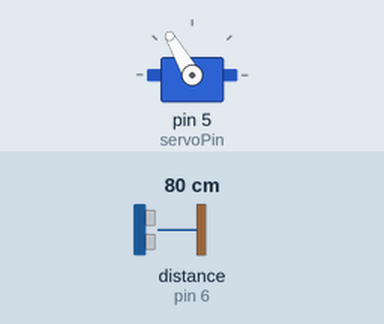
Recording of a sketch running on a simulated Arduino Uno, built with avr-gcc and run on an emulated ATmega328P. Shown: servo. Wiring (inferred from the names in the program): ultrasonic range finder: trigger pin 7; echo pin 6. Inputs (shaded band) come from the test bench; at power-on: distance to the obstacle (sensor on pin 6) 80 cm. The echo pulse lasts 58.3 µs per cm; what the sketch prints to the serial monitor is not drawn.

Above: at 0.05 s.
Timing chart, 0 to 4.8 s (numbered marks = the images above):
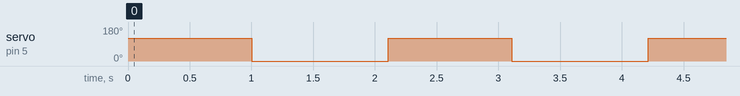

The sketch:

CaptureTheFlag.ino
```cpp
#include <Servo.h>
  const int echoPin = 6;
  const int trigPin = 7;
  const int servoPin = 5;
  Servo myServo;
  int val;
  bool run = false;


void setup() {
  myServo.attach(servoPin);

  //ultrasonic
  Serial.begin(9600);
  pinMode(echoPin, INPUT);
  pinMode(trigPin, OUTPUT);
  Serial.println("Ultrasonic sensor:");

}

float readSensorData() {
  digitalWrite(trigPin, LOW);
  delayMicroseconds(2);
  digitalWrite(trigPin, HIGH);
  delayMicroseconds(10);
  digitalWrite(trigPin, LOW);
  float distance = pulseIn(echoPin, HIGH) / 58.00;  //Equivalent to (340m/s*1us)/2
  return distance;
}

void loop() {
  //servo
  if (run == false) {
    myServo.write(120);
    delay (1000);
    open();
    delay(1000);
    run = false;
  }

  //ultrasonic
  float distance = readSensorData();
  Serial.print(distance);
  Serial.println(" cm");
  delay(100);
}

void open() {
  myServo.write(0);
}
```

Measured:
- by itself, servo on pin 5 (servoPin): alternates 120° for 1.0 s and 0° for 1.1 s
